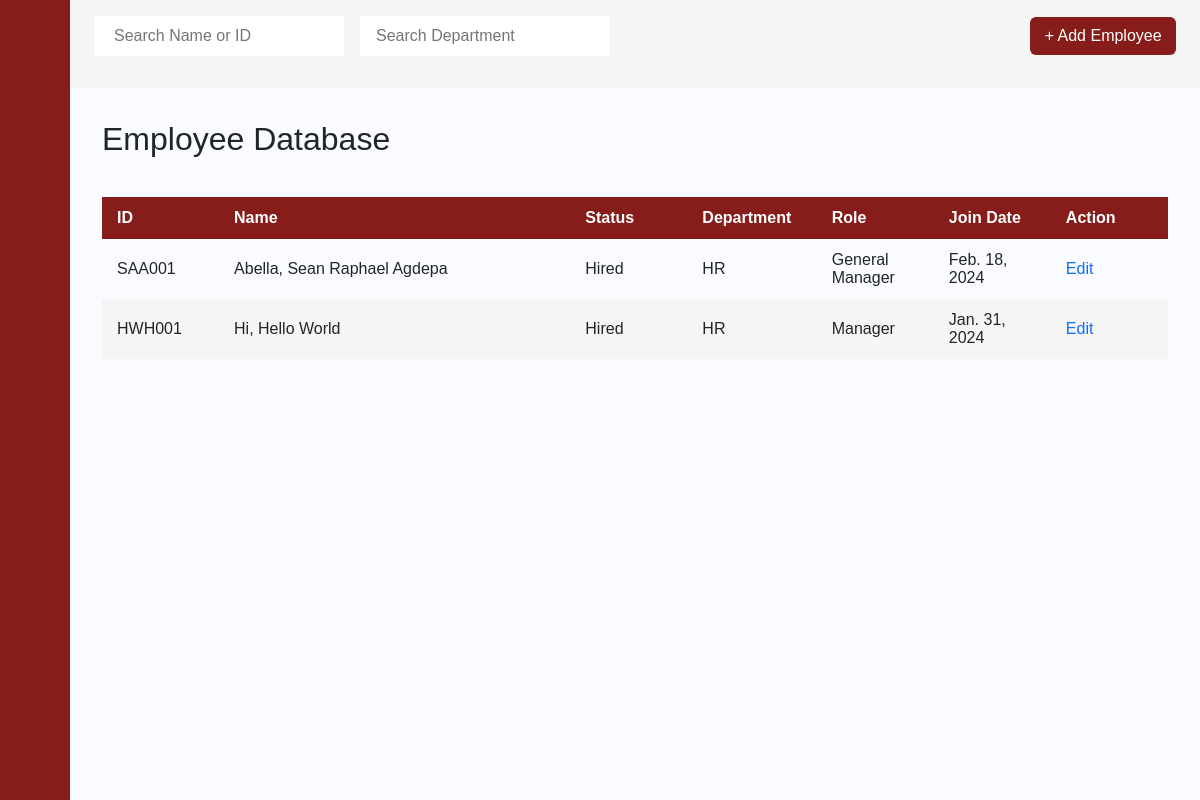
Page /employee_database on the earlier database version.
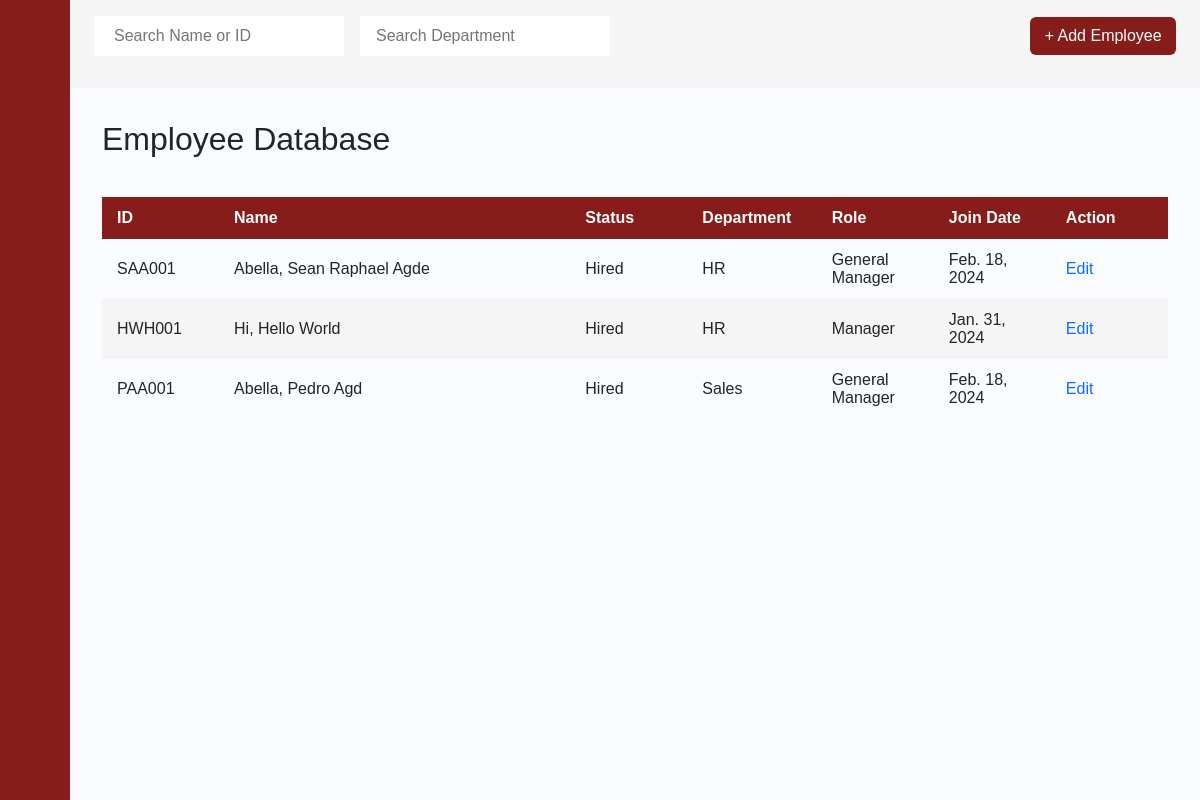
Same page on the later database version.
### payrollapp/models.py (models this page shows, shortened)
class Employee(models.Model):
    Last_name = models.CharField(max_length=255)
    First_name = models.CharField(max_length=255)
    Middle_name = models.CharField(max_length=255)
    id_number = models.CharField(max_length=6, primary_key=True)
    Status  = models.CharField(max_length=255)
    Department  = models.CharField(max_length=255)
    Role   = models.CharField(max_length=255)
    Join_Date = models.DateField(blank=True, null=True)
    Phone_Number = models.IntegerField()
    Email = models.CharField(max_length=255)
    BankNumber = models.IntegerField()
    Salary   = models.FloatField()

### payrollapp/views.py (the view)
# urls.py: path('employee_database', views.employee_database, name='employee_database'),
def employee_database(request):
    a = Employee.objects.all()
    return render(request, 'payrollapp/employee_database.html', {'a':a})

### payrollapp/templates/payrollapp/employee_database.html (shortened to what this page needs)
{% extends 'payrollapp/base.html' %}
{% load static %}
{% block content %}
<div class="main">
    <div class="dashboard-navbar">
        <form action="#">
          <div class="nav-search">
            <input type="text" class="search-query mr-3" placeholder="Search Name or ID" onkeyup="searchName()" id="eName">
            <input type="text" class="search-query px-3" id="eDepa" placeholder="Search Department" onkeyup="searchDepartment()">
          </div>
        </form>
        <div class="navbar-content">
            <ul class="main-nav">
                <div class="nav-search">
                    <a href="{% url 'add_employee' %}" class="btn">+ Add Employee</a>
                </div>
            </ul>
        </div>
    </div>
    <div class="content">
        <h2>Employee Database</h2>
        <div style="overflow-x:auto;">
            <table id="posts">
                <thead>
                    <tr>
                        <th style="width:10%">ID</th>
                        <th style="width:30%">Name</th>
                        <th style="width:10%">Status</th>
                        <th style="width:10%">Department</th>
                        <th style="width:10%">Role</th>
                        <th style="width:10%">Join Date</th>
                        <th style="width:10%">Action</th>
                    </tr>
                </thead>
                <tbody>
                {% for b in a %}
                    <tr>
                        <td> {{ b.id_number }} </td>
                        <td> {{ b.Last_name }}, {{ b.First_name }} {{ b.Middle_name }}</td>
                        <td> {{ b.Status }} </td>
                        <td> {{ b.Department }} </td>
                        <td> {{ b.Role }} </td>
                        <td> {{ b.Join_Date }} </td>
                        <td> <a href="{% url 'employee_info' EID=b.pk %}">Edit</a> </td>
                    </tr>
                {% endfor %}
                </tbody>
            </table>
        </div>
    </div>
</div>
{% endblock %}

Differences in the rows shown:
changed Employee "SAA001": Middle_name "Agdepa" → "Agde"
added Employee: id_number "PAA001", Last_name "Abella", First_name "Pedro", Middle_name "Agd", Status "Hired", Department "Sales", Role "General Manager", Join_Date "Feb. 18, 2024"
